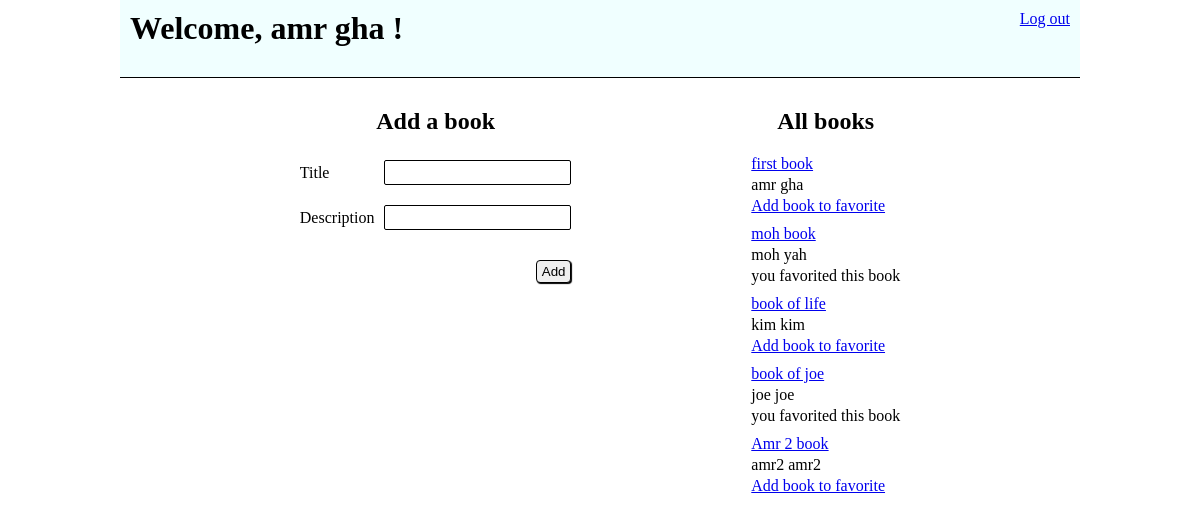
Page /success (signed in) on the committed database.
### favorite_books_app/models.py (models this page shows)
class User(models.Model):
    first_name = models.CharField(max_length=45)
    last_name = models.CharField(max_length=45)
    email_address = models.CharField(max_length = 45)
    password = models.CharField(max_length=100)
    created_at = models.DateTimeField(auto_now_add=True)
    updated_at = models.DateTimeField(auto_now=True)
    objects = usermanager()

class Book(models.Model):
    title = models.CharField(max_length=45)
    desc = models.TextField(null=True)
    created_at = models.DateTimeField(auto_now_add=True)
    updated_at = models.DateTimeField(auto_now=True)
    fav_users = models.ManyToManyField(User, related_name='fav_books')
    my_user = models.ForeignKey(User, related_name='books', on_delete=models.CASCADE )
    objects = bookmanager()

### favorite_books_app/views.py (the view)
# urls.py: path('success',views.success),
def success(request):
    content = {
        'user' : User.objects.get(id = request.session['id']),
        'books' : Book.objects.all(),
        'users' : User.objects.all()
    }
    return render(request, 'welcome.html',content)

### favorite_books_app/templates/welcome.html (shortened to what this page needs)
<!DOCTYPE html>
<html lang="en">
<head>
    {% load static %}
    <link rel="stylesheet" href="{% static 'CSS/style.css' %}">
</head>
<body id="welcome">
    <div class="container">
        <div class="header">
            <h1>Welcome, {{user.first_name}} {{user.last_name}} !</h1>
            <a href="/logout">Log out</a>
        </div>
        <div class="mid">
            <div class="left_panel">
                <h2>Add a book</h2>
                <form action="/add_book" method="post">
                    <div>
                        <label for="title">Title</label>
                        <input type="text" name="title" id="title" class="field">
                    </div>
                    <div>
                        <label for="desc">Description</label>
                        <input type="text" name="desc" id="desc" class="field">
                    </div>
                    <input type="submit" name="submit" value="Add" class="button" >
                </form>
            </div>
            <div class="right_panel">
            <h2>All books</h2>
            {% for book in books %}
                <ul>
                    <li><a href="/book_details/{{book.id}}">{{book.title}}</a></li>
                    <li>{{book.my_user.first_name}} {{book.my_user.last_name}}</li>
                    {% if book in user.fav_books.all %}
                        <li>you favorited this book</li>
                    {% else %}
                        <li><a href="/add_to_favorite/{{book.id}}">Add book to favorite</a></li>
                    {% endif %}
                </ul>
            {% endfor %}
            </div>
        </div>
    </div>
</body>
</html>

### favorite_books_app/static/CSS/style.css (style rules this page uses)
* { padding: 0; margin: 0; border: 0; outline: 0; }
.container { margin: 0 auto; padding:0px 10%; }
form { display: flex; align-items: stretch; justify-content: space-between; flex-wrap: wrap; flex-direction: column; align-content: center; }
form div { display: flex; align-items: center; justify-content: space-between; margin: 10px 0px; gap: 10px; }
.field { border: 1px solid black; border-radius: 2px; padding: 4px; }
.button { border: 1px solid black; border-radius: 4px; box-shadow: 1px 1px 1px black; padding: 3px 5px; align-self: self-end; margin-top: 20px; }
.container .header { display: flex; justify-content: space-between; padding: 10px 10px 30px 10px; border-bottom: 1px solid black; background-color:azure; }
.mid { padding-top: 30px; display: flex; align-items: flex-start; justify-content: space-evenly; margin-bottom: 30px; }
.left_panel, .right_panel { display: flex; flex-direction: column; align-items: stretch; justify-content: space-between; }
#welcome h2 { align-self: center; margin-bottom: 15px; }
ul { margin: 2px 0px; list-style: none; }
ul li { margin: 3px 0; }

### rows in the picture
User: first_name "amr", last_name "gha"
Book: title "first book", my_user.first_name "amr", my_user.last_name "gha"
Book: title "moh book", my_user.first_name "moh", my_user.last_name "yah", shows "you favorited this book"
Book: title "book of life", my_user.first_name "kim", my_user.last_name "kim"
Book: title "book of joe", my_user.first_name "joe", my_user.last_name "joe", shows "you favorited this book"
Book: title "Amr 2 book", my_user.first_name "amr2", my_user.last_name "amr2"
